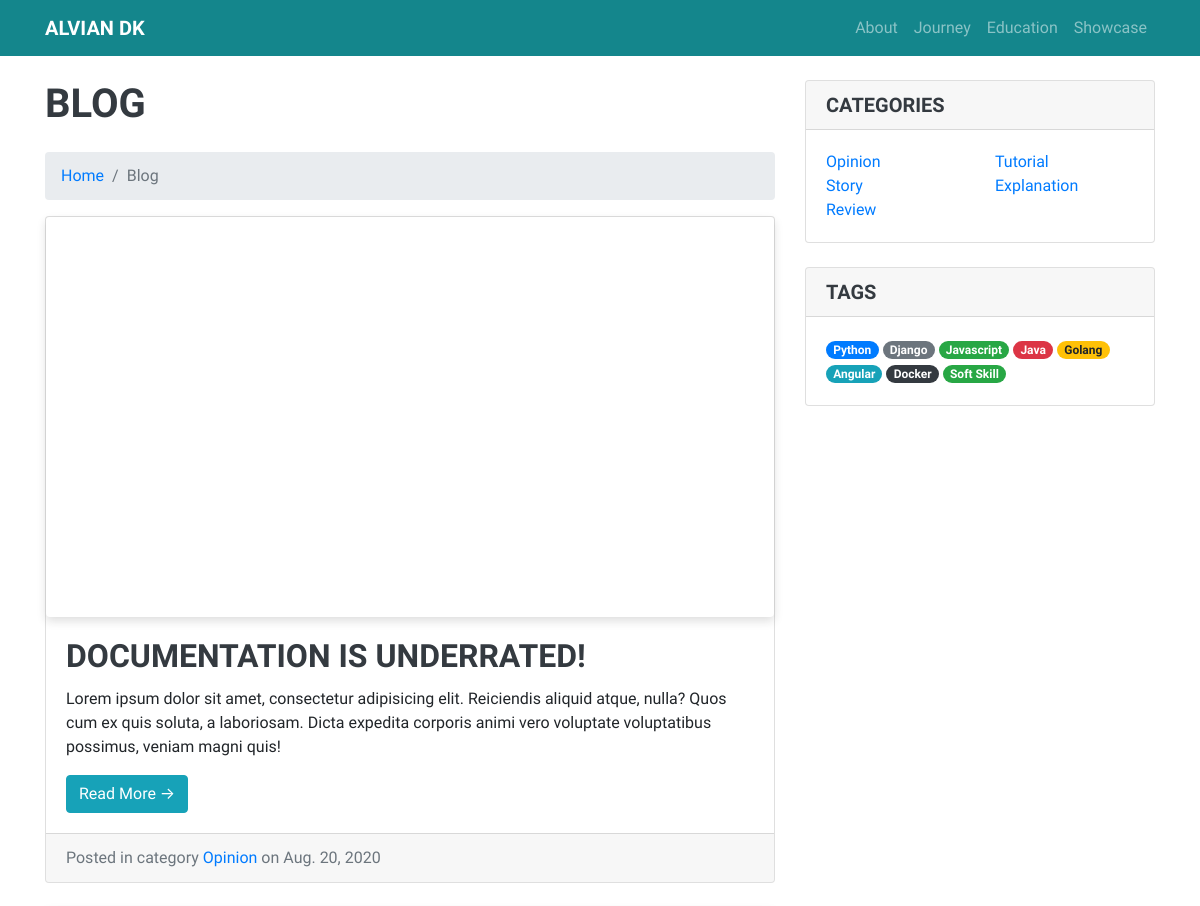
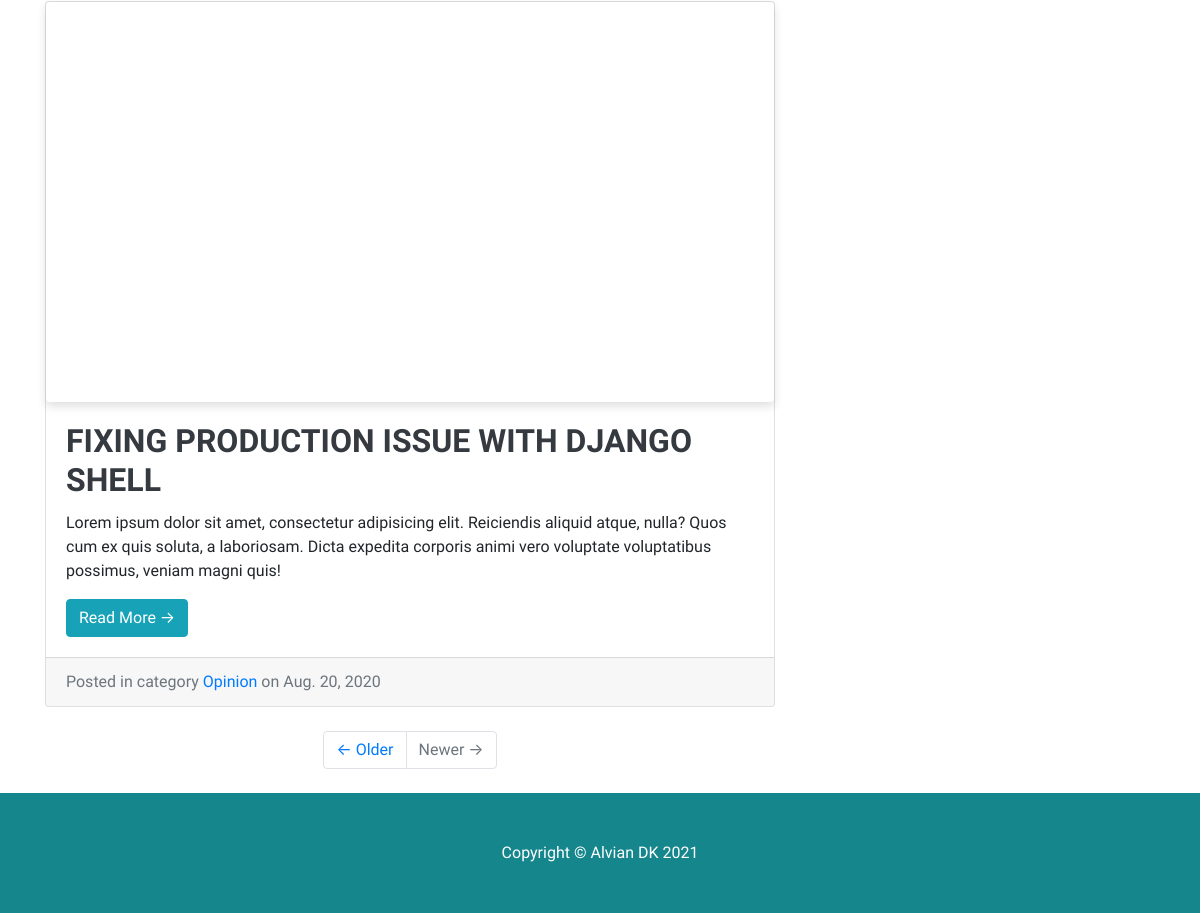
Screenshot of /blog/ with the database file from the repository (2 pictures, top to bottom).
### blog/models.py (models this page shows, shortened)
class Post(models.Model):
    title = models.CharField(max_length=256)
    summary = models.TextField()
    cover_image = models.ImageField()
    content = models.TextField()
    content_cms = RichTextField(default="")
    status = models.CharField(
        max_length=32
    )
    published_date = models.DateField()
    categoty = models.CharField(
        max_length=32,
        choices=BLOG_CATEGORY_CHOICES,
        default="STY"
    )
    tags = models.ManyToManyField(
        TechStack,
        related_name='posts',
        blank=True
    )
    slug = models.SlugField(max_length=264, default="")

### blog/views.py (the view)
# urls.py: path('', views.blog_list_view, name='post_list'),
def blog_list_view(request):
    context = {}
    blog_posts = Post.objects.filter(status='PUBLISHED')
    context['blog_posts'] = blog_posts
    return render(request, 'blog/list.html', context)

### about_me/templatetags/navigation_tag.py (called while the page is built)
@register.simple_tag
def active_css_class(request_path, app_url_path):
    split_request_path = request_path.split("/")
    if  split_request_path[1] == app_url_path:
        return "active"
    else:
        return ""

### templates/blog/list.html (shortened to what this page needs)
{% extends 'base_template.html' %}
    {% load static %}
  {% block custom_css %}
  <link href="{% static 'css/custom.css' %}" rel="stylesheet">
  <link href="{% static 'css/blog.css' %}" rel="stylesheet">
  <link href="{% static 'css/skeleton-screen.css' %}" rel="stylesheet">
  {% endblock custom_css %}
  {% block content %}
  {% include 'component/navigation.html' %}
  <div class="container">
    <div class="row">
      <div class="col-md-8">
        <h1 class="my-4">Blog</h1>
        <nav aria-label="breadcrumb">
          <ol class="breadcrumb">
            <li class="breadcrumb-item"><a href="{% url 'home' %}">Home</a></li>
            <li class="breadcrumb-item active" aria-current="page">Blog</li>
          </ol>
        </nav>
        {% for post in blog_posts %}
        <div class="card mb-4">
          <div class="placeholder-item placeholder-loading">
            <img class="card-img-top lazy-image" data-src="{{ post.cover_image.url }}" alt="Card image cap">
          </div>
          <div class="card-body">
            <h2 class="card-title">{{ post.title }}</h2>
            <p class="card-text">{{ post.summary }}</p>
            <a href="{% url 'blog:post_detail' post.slug %}" class="btn btn-info">Read More &rarr;</a>
          </div>
          <div class="card-footer text-muted">
            Posted in category <a href="#">Opinion</a> on {{ post.published_date }}
          </div>
        </div>
        {% endfor %}
        <ul class="pagination justify-content-center mb-4">
          <li class="page-item">
            <a class="page-link" href="#">&larr; Older</a>
          </li>
          <li class="page-item disabled">
            <a class="page-link" href="#">Newer &rarr;</a>
          </li>
        </ul>
      </div>
      {% include 'component/side_widget_blog.html' %}
    </div>
  </div>
  {% include 'component/footer.html' %}
  {% endblock content %}

### static/css/custom.css (style rules this page uses)
body { font-family: 'Muli', -apple-system, BlinkMacSystemFont, 'Segoe UI', Roboto, 'Helvetica Neue', Arial, sans-serif, 'Apple Color Emoji', 'Segoe UI Emoji', 'Segoe UI Symbol', 'Noto Color Emoji'; }
h1, h2, h3, h4, h5, h6, .navbar-brand { font-family: 'Saira Extra Condensed', -apple-system, BlinkMacSystemFont, 'Segoe UI', Roboto, 'Helvetica Neue', Arial, sans-serif, 'Apple Color Emoji', 'Segoe UI Emoji', 'Segoe UI Symbol', 'Noto Color Emoji'; font-weight: 700; text-transform: uppercase; color: #343a40; }

### static/css/blog.css (style rules this page uses)
body { padding-top: 56px; }

### static/css/skeleton-screen.css (style rules this page uses)
.placeholder-item { box-shadow: 0 4px 10px 0 rgba(33, 33, 33, 0.15); border-radius: 4px; position: relative; overflow: hidden; height:400px; width:100%; }
.placeholder-loading::before { content: ''; display: block; position: absolute; left: -150px; top: 0; height: 100%; width: 150px; background: linear-gradient(to right, transparent 0%, #E8E8E8 50%, transparent 100%); animation: load 1s cubic-bezier(0.4, 0.0, 0.2, 1) infinite; }

### rows the page displays
Post: title "DOCUMENTATION IS UNDERRATED!", summary "Lorem ipsum dolor sit amet, consectetur adipisicing elit. Reiciendis aliquid atque, nulla? Quos cum ex quis soluta, a laboriosam. Dicta expedita corporis animi vero voluptate voluptatibus possimus, veniam magni quis!", published_date "Aug. 20, 2020"
Post: title "FIXING PRODUCTION ISSUE WITH DJANGO SHELL", summary "Lorem ipsum dolor sit amet, consectetur adipisicing elit. Reiciendis aliquid atque, nulla? Quos cum ex quis soluta, a laboriosam. Dicta expedita corporis animi vero voluptate voluptatibus possimus, veniam magni quis!", published_date "Aug. 20, 2020"
